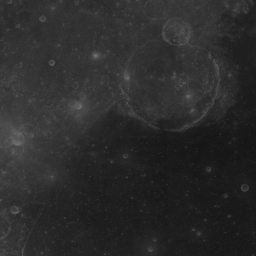
#> input picture Docs/doc_images/0007_hr.png, 256 x 256 px, found by its file name; the run also reads 1 picture not shown here
$ python metrics_compare.py   (older library calls are emulated)
#> lines starting #> are read from the running program, lines starting #| are printed output that depends on the picture; long printed decimals are rounded
import numpy as np
import math
import cv2
from skimage.measure import compare_ssim
import matplotlib.pyplot as plt

original = cv2.imread('../../Docs/doc_images/0007_hr.png')
#> original is the input picture: shape (256, 256, 3); min 21, max 115, mean 43.6
#print(original)
contrast = cv2.imread('../../Docs/doc_images/0007_hr_srcnn_x4.png',1)
#print(contrast)

def mse(img1, img2):
    mse = np.mean( (img1 - img2) ** 2 )
#> mse = 6.94
    return mse

def psnr(img1, img2):

    m = mse(img1, img2)
    if mse == 0:
        return 100
    PIXEL_MAX = 255.0
    return 20 * math.log10(PIXEL_MAX / math.sqrt(m))

def ssim(img1, img2):
    s = compare_ssim(img1, img2, multichannel=True)
    return s

m = mse(original, contrast)
#> m = 6.94
print('mse is: ', m)
#| mse is:  6.940
d = ssim(original, contrast)
#> in ssim, `s = compare_ssim(img1, img2, multichannel=True)`: s = 0.92
#> d = 0.92
print('SSIM is: ', d)
#| SSIM is:  0.9197
p  = psnr(original,contrast)
#> in psnr, `m = mse(img1, img2)`: m = 6.94
#> p = 39.72
print('PSNR is: ', p)
#| PSNR is:  39.717

def compare_metrics(img1, img2, title):
#> called with title = 'first comparison'
    m = mse(original, contrast)
#> m = 6.94
    d = ssim(original, contrast)
#> d = 0.92
    p  = psnr(original,contrast)
#> p = 39.72

    fig = plt.figure(title)
    plt.suptitle('MSE: %.2f, PSNR: %.2f SSIM: %.2f' % (m,p,d))

    #for the first images
    ax = fig.add_subplot(1,2,1)
    plt.imshow(img1, cmap = plt.cm.gray)
    plt.axis("off")

    ax = fig.add_subplot(1, 2, 2)
    plt.imshow(img2, cmap = plt.cm.gray)
    plt.axis("off")

    plt.show()
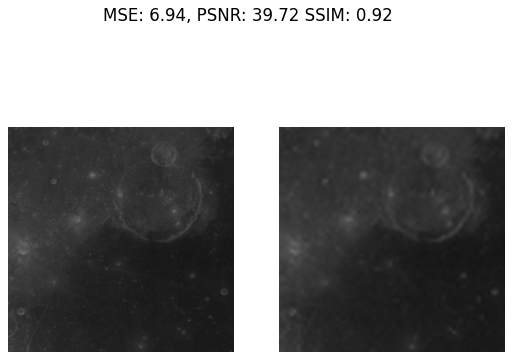
#> figure drawn by matplotlib, 2 panels; B, G, R data is drawn as R, G, B

compare_metrics(original, contrast, 'first comparison')
